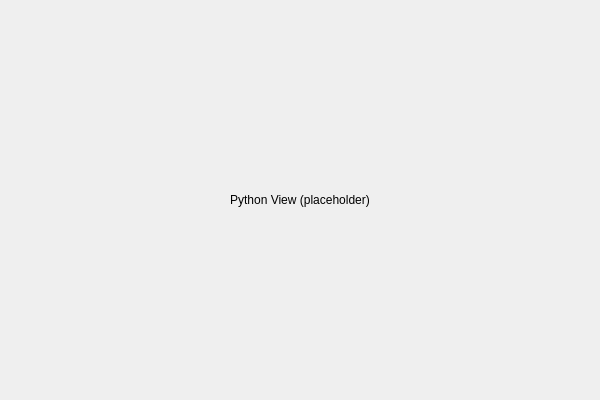
<?xml version="1.0" encoding="UTF-8"?>
<ui version="4.0">
 <class>PythonViewWidget</class>
 <widget class="QWidget" name="PythonViewWidget">
  <property name="geometry">
   <rect>
    <x>0</x>
    <y>0</y>
    <width>600</width>
    <height>400</height>
   </rect>
  </property>
  <property name="windowTitle">
   <string>Python Console</string>
  </property>
  <layout class="QVBoxLayout" name="verticalLayout">
   <item>
    <widget class="QLabel" name="placeholderLabel">
     <property name="text">
      <string>Python View (placeholder)</string>
     </property>
     <property name="alignment">
      <set>Qt::AlignCenter</set>
     </property>
    </widget>
   </item>
  </layout>
 </widget>
 <resources/>
 <connections/>
</ui>
